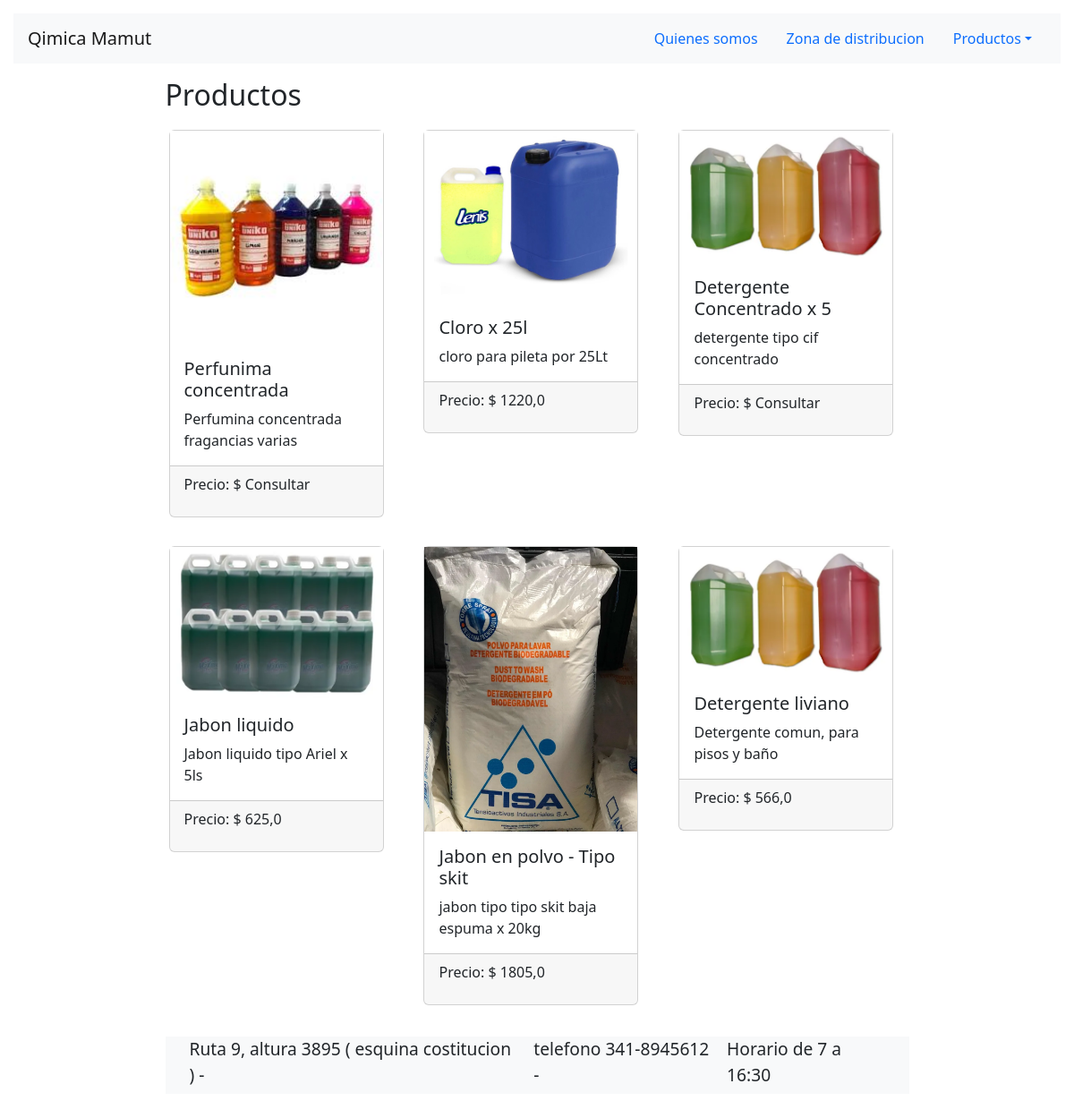
Screenshot of /products/ with the database file from the repository.
### products/models.py (models this page shows, shortened)
class Product(models.Model):
    title = models.CharField(max_length=120, null=False, blank=False)
    description = models.TextField(null=True, blank=True)
    image = models.ImageField(upload_to="products")
    updated = models.DateTimeField(auto_now=True)
    price = models.FloatField(null=True, blank=True)
    categories = models.ForeignKey(Category, on_delete=models.CASCADE, default=1)

### products/views.py (the view)
# urls.py: path('', views.product, name='product'),
def product(request):
    products = Product.objects.all()
    categories = Category.objects.all()
    return render(request, "products.html", {'products':products, 'categories':categories})

### templates/products.html (shortened to what this page needs)
{% extends 'base.html' %}
{% block content %}
<main role="main">
	<div class="container">
	  <div class="row mt-3">
		<div class="col-md-9 mx-auto mb-5">
		  <h2>Productos</h2>
		  <div class="row">
			{% for product in products %}
			  <div class="col-md-4 mt-2 mb-3 ">
				<div class="row p-1">
				  <div class="col-md-12">
					<div class="card" style="width: 15rem">
						<img src="{{product.image.url}}" alt="imagen"/>
					<div class="card-body">
						<h5 class="card-title">{{product.title}}</h5>
						<p class="card-text">{{product.description}}</p>
					</div>
						<div class="card-footer">
							{% if product.price %}
								<p>Precio: $ {{product.price}}</p>
							{% else %}
								<p>Precio: $ Consultar</p>
							{% endif %}
						</div>
					</div>
				  </div>
				</div>
			  </div>
			{% endfor %}
		</div>
{% endblock %}

### templates/base.html (shortened to what this page needs)
<!DOCTYPE html>
<html lang="es">
<head>
    {% load static %}
    <link href="https://cdn.jsdelivr.net/npm/bootstrap@5.2.2/dist/css/bootstrap.min.css" rel="stylesheet">
</head>
<body>
    <div class="conteiner" style="margin: 15px;">
        <nav id="navbar-example2" class="navbar bg-light px-3 mb-3">
            <a class="navbar-brand" href="{% url 'index' %}">Qimica Mamut</a>
            <ul class="nav nav-pills">
            <li class="nav-item">
                <a class="nav-link" href="{% url 'index' %}#scrollspyHeading1">Quienes somos</a>
            </li>
            <li class="nav-item">
                <a class="nav-link" href="{% url 'index' %}#scrollspyHeading2">Zona de distribucion</a>
            </li>
            <li class="nav-item dropdown">
                <a class="nav-link dropdown-toggle" data-bs-toggle="dropdown" href="{% url 'product' %}" role="button" aria-expanded="false">Productos</a>
                </li>
                </ul>
        </nav>
        {% block content %}
        {% endblock %}
    <div style="position: relative; ">
        <footer>
            <div class="container bg-light">
                <div style="display: flex; background-color: var(--bs-card-cap-color); height: 4rem; margin: 15px; justify-content: center; font-size: larger;">
                    <p style="margin-right: 15px;">Ruta 9, altura 3895 ( esquina costitucion ) - </p>
                    <p style="margin-right: 15px;">telefono 341-8945612 - </p>
                    <p>Horario de 7 a 16:30</p>
                </div>
            </div>
        </footer>
    </div>
    </div>
</body>
</html>

### rows the page displays
Product: image (picture), title "Perfunima concentrada", description "Perfumina concentrada fragancias varias", shows "Precio: $ Consultar"
Product: image (picture), title "Cloro x 25l", description "cloro para pileta por 25Lt", price "1220,0"
Product: image (picture), title "Detergente Concentrado x 5", description "detergente tipo cif concentrado", shows "Precio: $ Consultar"
Product: image (picture), title "Jabon liquido", description "Jabon liquido tipo Ariel x 5ls", price "625,0"
Product: image (picture), title "Jabon en polvo - Tipo skit", description "jabon tipo tipo skit baja espuma x 20kg", price "1805,0"
Product: image (picture), title "Detergente liviano", description "Detergente comun, para pisos y baño", price "566,0"
